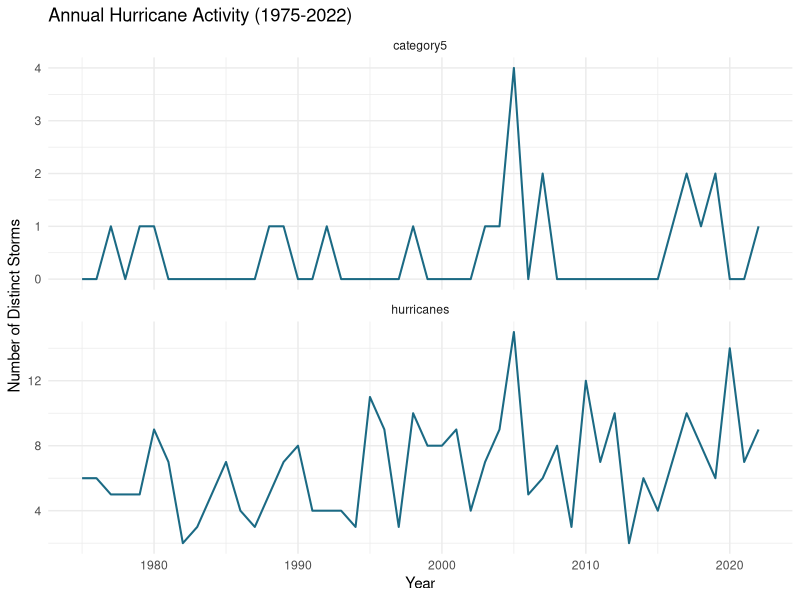
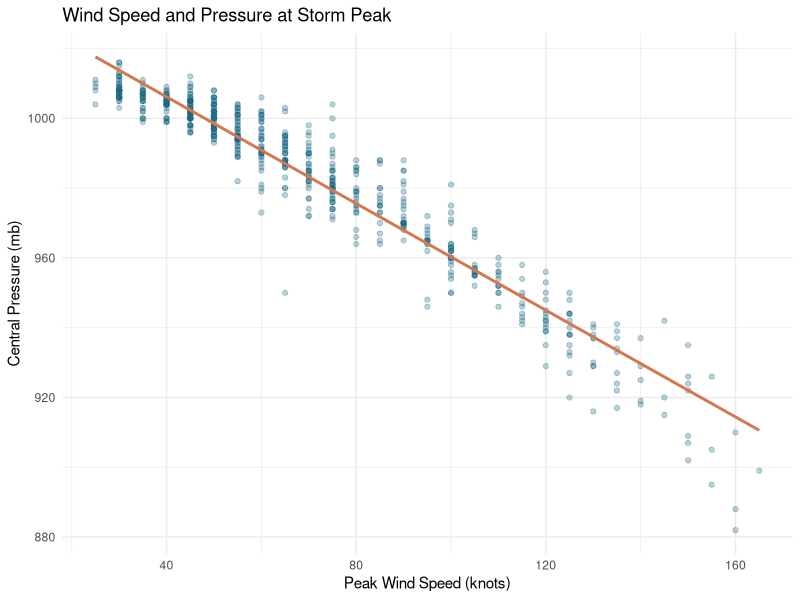
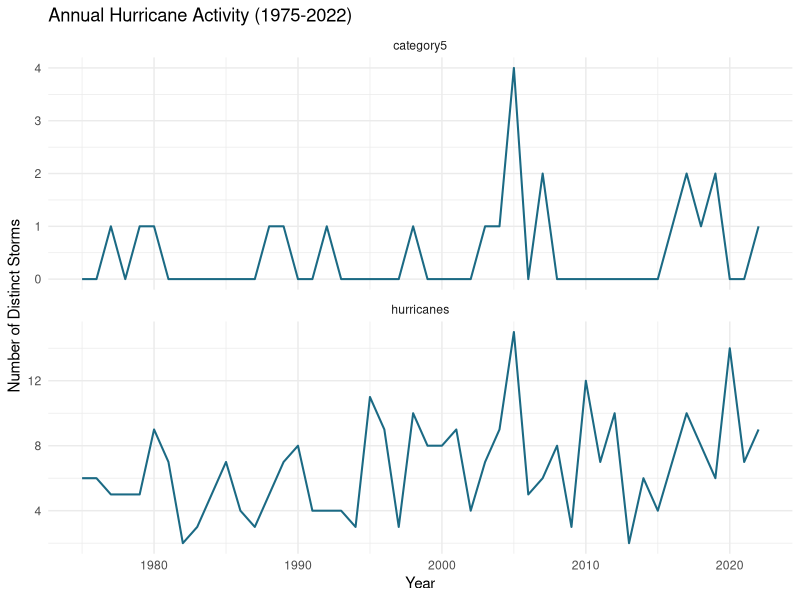
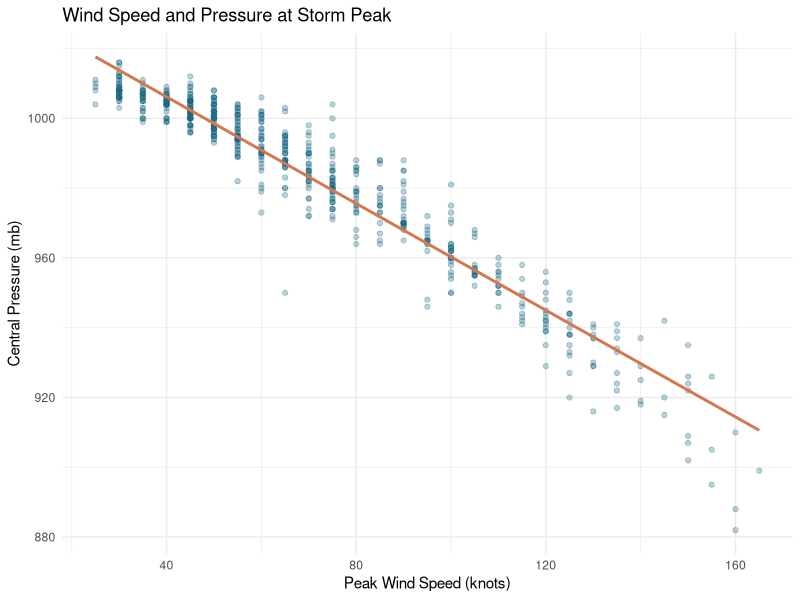

Write the R code that produced these figures, in order.
## ---- chunk 1
knitr::opts_chunk$set(echo = TRUE)
## ---- chunk 2
library(readr)

storms <- read_csv("storms.csv", show_col_types = FALSE)

head(storms)
## ---- chunk 3
library(dplyr)
library(tidyr)
library(ggplot2)

# Part 1: Missing Value Analysis
missing_counts <- storms |>
  summarise(across(everything(), ~ sum(is.na(.x)))) |>
  pivot_longer(
    everything(),
    names_to = "variable",
    values_to = "n_missing"
  ) |>
  filter(n_missing > 0)

print(missing_counts)
## ---- chunk 4
# Part 2: Custom Function 1
# Count unique hurricanes by year
annual_hurricane_counts <- function(df) {
  df |>
    group_by(year, name) |>
    summarise(
      is_hurricane = any(status == "hurricane"),
      is_cat5 = any(category == 5, na.rm = TRUE),
      .groups = "drop"
    ) |>
    group_by(year) |>
    summarise(
      hurricanes = sum(is_hurricane),
      category5 = sum(is_cat5),
      .groups = "drop"
    )
}

yearly <- annual_hurricane_counts(storms)
print(head(yearly))
## ---- chunk 5
# Part 3: Hurricane Frequency Visualization
p1 <- yearly |>
  pivot_longer(
    c(hurricanes, category5),
    names_to = "type",
    values_to = "n"
  ) |>
  ggplot(aes(x = year, y = n)) +
  geom_line(color = "#1B6A84", linewidth = 0.7) +
  facet_wrap(~ type, ncol = 1, scales = "free_y") +
  labs(
    title = "Annual Hurricane Activity (1975-2022)",
    x = "Year",
    y = "Number of Distinct Storms"
  ) +
  theme_minimal()

print(p1)
## ---- chunk 6
# Part 4: Storm-Level Data Cleaning
# Select one peak-wind observation per storm
peak <- storms |>
  filter(!is.na(wind), !is.na(pressure)) |>
  group_by(year, name) |>
  slice_max(
    order_by = wind,
    n = 1,
    with_ties = FALSE
  ) |>
  ungroup()

stopifnot(nrow(peak) == 655L)
## ---- chunk 7
# Part 5: Custom Function 2
# Convert continuous variables into three groups
to_tercile <- function(x) {
  cuts <- quantile(
    x,
    probs = c(1/3, 2/3),
    na.rm = TRUE
  )

  if (cuts[1] >= cuts[2]) {
    stop("Tercile breakpoints must differ")
  }

  cut(
    x,
    breaks = c(-Inf, cuts, Inf),
    labels = c("Low", "Medium", "High"),
    include.lowest = TRUE
  )
}
## ---- chunk 8
# Part 6: Chi-Squared Test
peak <- peak |>
  mutate(
    wind_group = to_tercile(wind),
    pressure_group = to_tercile(pressure)
  )

frequency <- with(
  peak,
  table(wind_group, pressure_group)
)

chi <- chisq.test(frequency)

print(frequency)
print(chi)
print(min(chi$expected))

# Pearson correlation
print(cor(peak$wind, peak$pressure))
## ---- chunk 9
# Part 7: Wind-Pressure Visualization
p2 <- ggplot(
  peak,
  aes(x = wind, y = pressure)
) +
  geom_point(
    color = "#1B6A84",
    alpha = 0.30
  ) +
  geom_smooth(
    method = "lm",
    se = FALSE,
    color = "#D4764E"
  ) +
  labs(
    title = "Wind Speed and Pressure at Storm Peak",
    x = "Peak Wind Speed (knots)",
    y = "Central Pressure (mb)"
  ) +
  theme_minimal()

print(p2)
## ---- chunk 10
# Part 8: Export Visualizations
ggsave(
  "annual_hurricane_counts.png",
  plot = p1,
  width = 7,
  height = 4.2,
  dpi = 300
)

ggsave(
  "storm_peak_wind_pressure.png",
  plot = p2,
  width = 7,
  height = 4.2,
  dpi = 300
)
